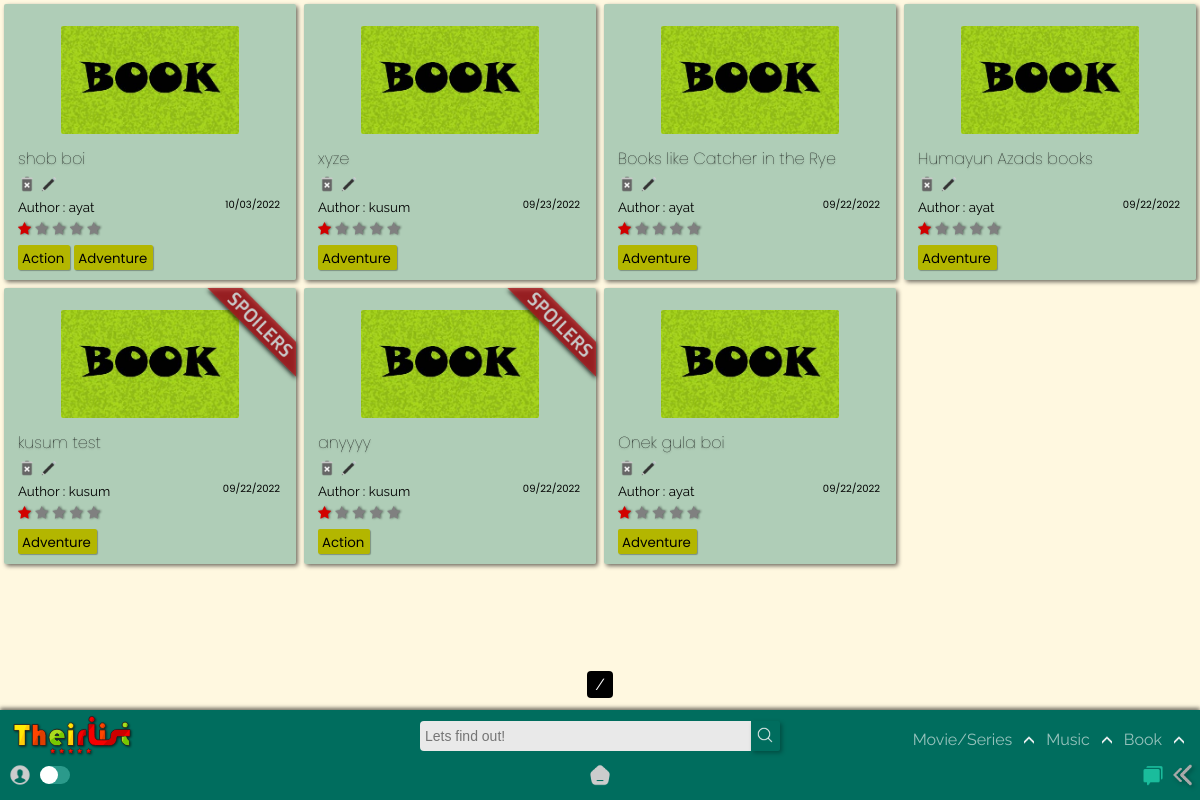
Screenshot of /home/booklist/ with the database file from the repository.
### app/models.py (models this page shows, shortened)
class BookList(models.Model):
    title = models.CharField(max_length=120)
    creator = models.ForeignKey(User,on_delete=models.SET_NULL,blank=True, null=True)
    genre = models.ManyToManyField('BookGenre')
    posted = models.DateTimeField(auto_now_add=True)
    content = RichTextField(null=True,default=' ')
    type = models.CharField(max_length=10,default="book")
    spoiler_choices = [(False, 'No'),(True, 'Yes')]
    spoiler = models.BooleanField(default=False,null=True, choices = spoiler_choices)
    slug = models.SlugField(max_length= 300,null=True, blank = True, unique=True)

class BookGenre(models.Model):
    name = models.CharField(max_length=150)
    def __str__(self):
        return self.name

### app/views.py (the view)
# urls.py: path('booklist/',TheirListBookView.as_view(),name = 'booklist'),
class TheirListBookView(ListView): #books
    model = BookList
    template_name ='app/Booklist_list.html'
    def get_queryset(self, *args, **kwargs):
        qs = super().get_queryset(*args, **kwargs)
        qs = qs.order_by("-id")
        return qs

### templates/app/booklist_list.html (shortened to what this page needs)
{% extends "index.html" %}
{% load static %}
{% block content %}
<section>
  <div class="contain-sec" id="contain-sec">
    {% for lola in object_list %}
    <div class="elements">
      <div class="thumb">
        <img src="{% static 'app/images/book-poster.jpg' %}" width="100px" />
      </div>
      {% if lola.spoiler == True %}
          <div class="spoiler"><img src="{% static 'app/images/spoilerr.png' %}" width="100px" /></div>
      {% endif %}
      <div class="Title">
        <a href="{{lola.slug}}/"><h4 class="tit" id="tit">{{lola.title}}</h4></a>
        {% if user.id == lola.creator.id %}
          <a href="{% url 'app:delete_book' lola.slug %}"><img src ="{% static 'app/images/delete.png' %}"></a>
          <a href="{% url 'app:update_booklist' lola.slug %}"><img src ="{% static 'app/images/edit.png' %}"></a>
        {% else %}
        <img src ="{% static 'app/images/delete-dis.png' %}">
        <img src ="{% static 'app/images/edit-dis.png' %}">
        {% endif %}
        </div>
      <div class="Author">
        <small>Author : {{lola.creator.username}}<span>{{lola.posted|date:"SHORT_DATE_FORMAT"}}</span></small>
      </div>
      <div class="rating">
        <span class="star-headline">
        <span class="fa fa-star checked"></span>
        <span class="fa fa-star"></span>
        <span class="fa fa-star"></span>
        <span class="fa fa-star"></span>
        <span class="fa fa-star"></span>
        </span>
      </div>
        {% for tag in lola.genre.all %}
        <div class="Genre">
          <a href="{% url 'app:book' query=tag %}">
            <small>{{ tag }}</small>
          </a>
        </div>
          {% empty %}
          No tags!
        {% endfor %}
    </div>
    {% endfor %}
  </div>
  <div class="pagination_pages">
    <span class="step-links">
        <span class="current">
        {{ page_obj.number }} / {{ page_obj.paginator.num_pages }}
        </span>
    </span>
  </div>
</section>
{% endblock content %}

### static/app/css/desk.css (style rules this page uses)
:root { --rd: #D10000; --white: rgb(233, 233, 233); --rd2: #9DAAF2; --dark: #1d1d1d; --teal: rgb(0, 109, 94); }
* { -webkit-tap-highlight-color: transparent; margin: 0; padding: 0; box-sizing: border-box; }
body { -webkit-tap-highlight-color: transparent; background-color: #fff5d1ab; text-decoration: none; height: 100vh; display: flex; flex-direction: column; font-family: 'Raleway', sans-serif; }
.Title img { height: 18px!important; }
.Genre small { padding: 0 0; margin-right: 2px; }
.fa { color: grey; filter: drop-shadow(1px 0px 1px rgba(0, 0, 0, 0.493)); }
.star-headline .checked { color: #D10000; }
.star-headline span { font-size: 14px; }

### static/app/css/content_css.css (style rules this page uses)
section { position: relative; z-index: 0; }
.contain-sec { padding-top: 0px; display: grid; width: 100%; color: black; grid-template-rows: repeat(auto-fit, minmax(100px, 1fr)); grid-template-columns: repeat(auto-fit, minmax(250px, 1fr)); position: relative; margin-bottom: 100px; }
.elements { padding: 10px 14px; width: auto; cursor: pointer; background-color: rgba(0, 109, 94, 0.315); margin: 4px; border-radius: 2px; position: relative; box-shadow: 2px 2px 4px #00000090; transition: all 250ms ease-in-out; }
.thumb { display: grid; justify-content: center; }
.thumb img { height: 108px; width: auto; border-radius: 2px; margin: 12px; }
.tit { font-family: Poppins; font-size: 1em; font-weight: lighter; transition: all 250ms ease-in-out; margin-bottom: 4px; text-shadow: 0px 1px 2px #0000005b; }
.Author span { position: absolute; margin-right: 16px; right: 0; cursor: pointer; font-size: 10px; font-family: 'Poppins', sans-serif; }
.rating { font-family: 'Poppins', sans-serif; }
.Genre { margin: 0px 0px; margin-top: 4px; padding: 0px 4px; border-radius: 2px; background-color: rgb(179, 182, 0); color: rgb(0, 0, 0); width: max-content; cursor: pointer; display: inline-block; box-shadow: 1px 1px 1px #0000004b; font-family: 'Poppins', sans-serif; transition: all 350ms ease-in-out; }
.pagination_pages { color: white; width: 100%; position: fixed; bottom: 106px; text-align: center; }
.step-links { width: max-content; border-radius: 4px; }
.pagination_pages a,.pagination_pages span { color: white; background-color: black; padding: 4px 4px; cursor: pointer!important; }
.spoiler { position: absolute; height: 0; top: 0px; right: 0; filter: drop-shadow(0px 2px 2px black); text-align: center; }
.spoiler img { filter: opacity(0.8); width: 90px; }

### templates/app/booklist_list.html (style rules this page uses)
.Title img { height: 14px; }

### rows the page displays
BookList: title "shob boi", creator.username "ayat", posted "10/03/2022"
BookGenre: name "Action"
BookGenre: name "Adventure"
BookList: title "xyze", creator.username "kusum", posted "09/23/2022"
BookList: title "Books like Catcher in the Rye", creator.username "ayat", posted "09/22/2022"
BookList: title "Humayun Azads books", creator.username "ayat", posted "09/22/2022"
BookList: spoiler True (drawn), title "kusum test", creator.username "kusum", posted "09/22/2022"
BookList: spoiler True (drawn), title "anyyyy", creator.username "kusum", posted "09/22/2022"
BookList: title "Onek gula boi", creator.username "ayat", posted "09/22/2022"
